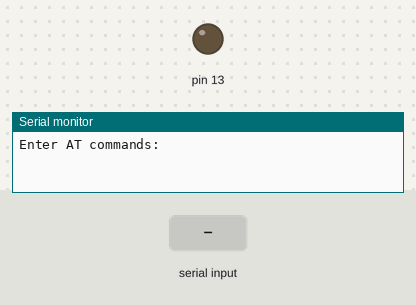
Recording of a sketch running on a simulated Arduino Uno, built with avr-gcc and run on an emulated ATmega328P. On the bench: output pins drawn as LEDs (lit = HIGH), the last lines printed to the serial monitor. Inputs (shaded band) come from the test bench.

Above: at 1.2 s.
1.3 s: "1\n" received over the second serial link
At 2.3 s:
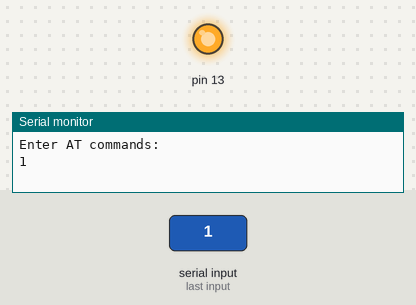
2.8 s: "1\n" received over Serial
At 3.2 s:
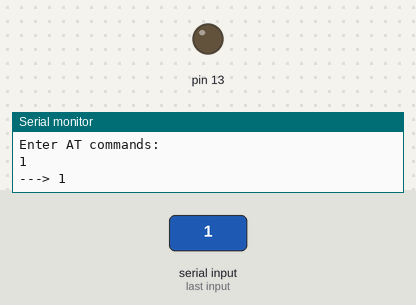
4.3 s: "0\n" received over the second serial link
At 5.5 s:
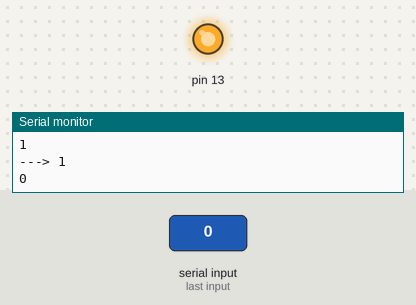
5.8 s: "0\n" received over Serial
At 6.7 s:
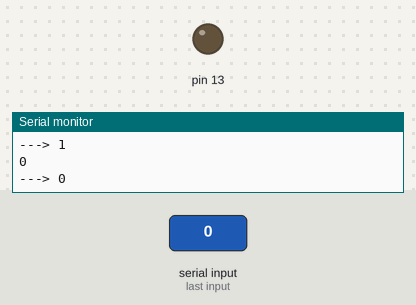
Timing chart, 0 to 8.3 s (numbered marks = the images above; inputs shaded):
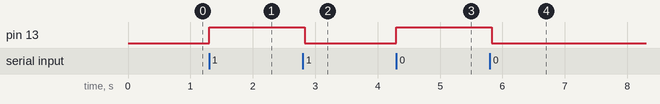

The sketch:

intento1.ino
```cpp
/* Comunicacion Android-Arduino en donde al mandar un dato desde el android enciende un LED, de modo contrario si se manda otro mensaje desde el computador
el LED que estaba encendido ahora se apaga
*/

#include <SoftwareSerial.h>

SoftwareSerial BT1(3,2); // Habilita mediante la libreria SoftwareSerial dos pines cualquieras a RX, TX, para de este modo no ocupar la comunicacion
                         // serial que existe en los pines 1 y 2 con el computador
char lectura1;

void setup()
   {
       Serial.begin(9600);                    //Incia el serial PC-Arduino
       BT1.begin(9600);                       //Inicia serial Android-Arduino
       Serial.println("Enter AT commands:");  //Mensaje de inicio
       pinMode(13,OUTPUT);
   }

void loop()
   {
       if (BT1.available()){                  // Si existen datos desde el Android
           lectura1=(BT1.read());             // Guarda en la variable "lectura1" lo que manda el android
           Serial.write(lectura1);            // Escribe en el serial el dato mandado
           digitalWrite(13,1);                // Enciende el LED13
         }

       if (Serial.available())               // Si el serial del PC recive datos
          {  String S = GetLine();           // guarda lo escrito en una cadena llamada S
             BT1.print(S);                   // y se imprime en el Android S
             Serial.println("---> " + S);    // y ademas se imprime en el Serial del PC el valor ingresado
             digitalWrite(13,0);             // apaga el LED13
          }
}

String GetLine()
   {   String S = "" ;
       if (Serial.available())
          {    char c = Serial.read(); ;
                while ( c != '\n')            //Hasta que el caracter sea intro
                  {     S = S + c ;
                        delay(25) ;
                        c = Serial.read();
                  }
                return( S + '\n') ;
          }
   }
```

Measured:
- after the input at 1.3 s, pin 13: LOW → HIGH at once
- after the input at 2.8 s, pin 13: HIGH → LOW at once
- after the input at 4.3 s, pin 13: LOW → HIGH at once
- after the input at 5.8 s, pin 13: HIGH → LOW at once
